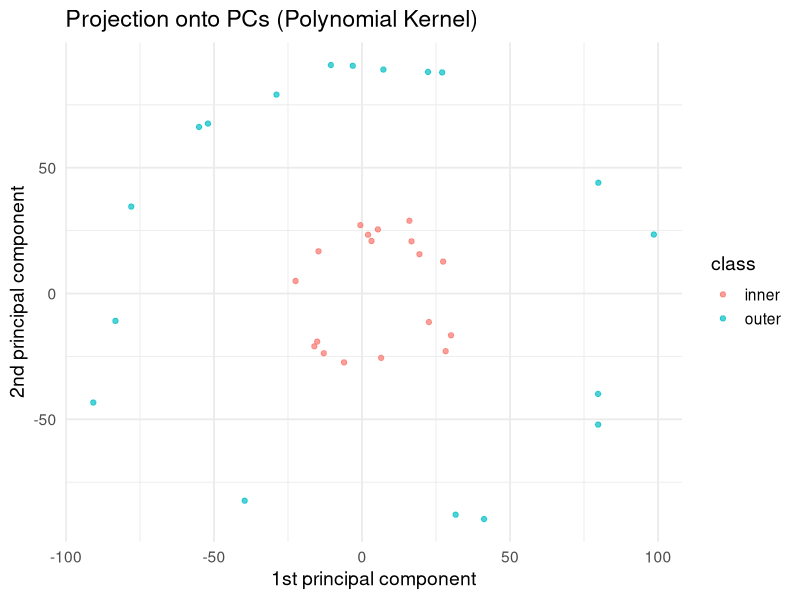

R code for this plot:
library(kernlab)
library(ggplot2)
library(dplyr)
library(caret)

# Generate concentric circles data (manual make_circles-style)
set.seed(42)
n_samples   <- 150
ring_factor <- 0.3
noise       <- 0.04

half <- n_samples / 2
theta_outer <- runif(half, 0, 2*pi)
theta_inner <- runif(half, 0, 2*pi)

r_outer <- 1.0 + rnorm(half, sd = noise)
r_inner <- ring_factor + rnorm(half, sd = noise)

X <- rbind(
  cbind(r_outer * cos(theta_outer), r_outer * sin(theta_outer)),
  cbind(r_inner * cos(theta_inner), r_inner * sin(theta_inner))
)
colnames(X) <- c("feature_1", "feature_2")
y <- factor(c(rep("outer", half), rep("inner", half)))

data <- as.data.frame(X) %>% mutate(class = y)

# Split into training and testing sets
set.seed(42)
train_index <- createDataPartition(data$class, p = 0.75, list = FALSE)
train_data <- data[train_index, ]
test_data  <- data[-train_index, ]

# Apply Kernel PCA with Polynomial kernel
set.seed(42)
kpca_model <- kpca(~., data = train_data[, c("feature_1", "feature_2")],
                   kernel = "polydot",
                   kpar = list(degree = 3, scale = 1, offset = 5),
                   features = 2)

# Project the test data onto the principal components
test_features <- as.matrix(test_data[, c("feature_1", "feature_2")])
test_proj <- predict(kpca_model, test_features)
test_proj_df <- as.data.frame(test_proj)
colnames(test_proj_df) <- c("PC1", "PC2")
test_proj_df$class <- test_data$class

# Plot projection onto principal components
plot <- ggplot(test_proj_df, aes(x = PC1, y = PC2, color = class)) +
  geom_point(alpha = 0.7) +
  labs(title = "Projection onto PCs (Polynomial Kernel)",
       x = "1st principal component", y = "2nd principal component") +
  theme_minimal(base_size = 14) +
  theme(
    panel.background = element_rect(fill = "white", color = NA),
    plot.background  = element_rect(fill = "white", color = NA)
  )

print(plot)

# Inverse transform the projected training data (approximate)
X_hat_kpca <- pcv(kpca_model)

# Calculate mean squared error
mse <- mean((as.matrix(train_data[, c("feature_1", "feature_2")]) -
             as.matrix(X_hat_kpca))^2)
cat("Mean squared error for Kernel PCA is:", mse, "\n")
